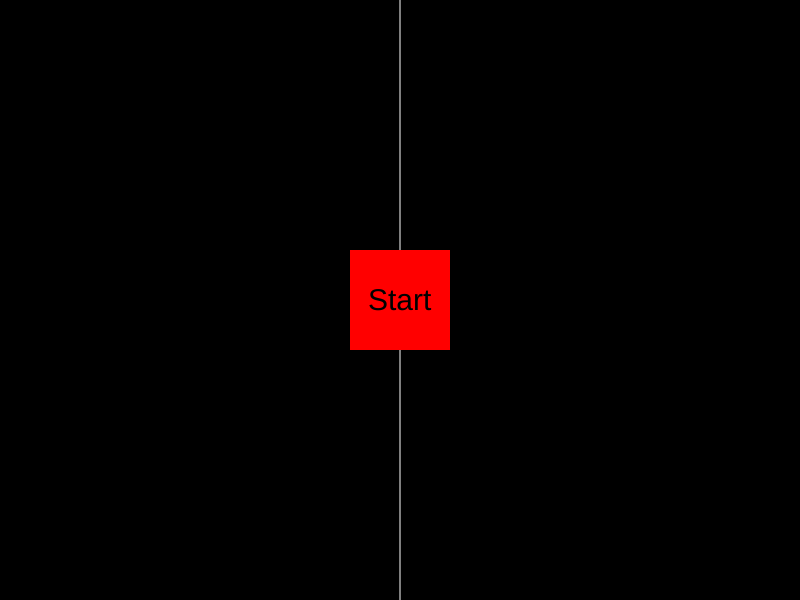
Frame 1 (no input)
Frame 60 (no input): identical to frame 1, image omitted
Frame 120 (the mouse pressed at the canvas centre since frame 60): identical to frame 1, image omitted

The p5.js sketch that drew this single still picture (run headless with seeded random() and noise() and a simulated clock; from frame 60 on, the mouse is pressed at the canvas centre):

// p5.js sketch
// ── sketch.js
let ballXPos = 400
let ballYPos = 300
let ballLeft
let ballTop
let ballBottom
let ballSpeed = 3
let ballXChange = 1
let ballYChange = 1

let paddleXPos = 50
let paddleYPos = 300
let paddleTop
let paddleBottom
let paddleRight
let paddleLeft
let paddleSpeed = 3

let score = 0
let trueScore = 0
let scoreToGet = 5
let lives = 3

let round = 1

let state = 1

function setup() {
    createCanvas(800, 600)
    rectMode(CENTER)

}

function draw() {
    background(0)
    
    stroke(255)
    line(400, 0, 400, 600)
    noStroke()

    if (state == 1) {
        fill(255, 0, 0)
        rect(400, 300, 100, 100)
        textSize(30)
        fill(0)
        text("Start", 368, 310)
        paddleYPos = 300
        ballYChange = 1
        ballXChange = 1
    }

    if (state == 2){
    fill(255, 0, 0)
    rect(paddleXPos, paddleYPos, 20, 100)

    fill(0, 0, 255)
    rect(790, 300, 20, 600)

    fill(255)
    ellipse(ballXPos, ballYPos, 25, 25)

    

    paddleTop = paddleYPos - 50
    paddleBottom = paddleYPos + 50
    paddleRight = paddleXPos + 10
    paddleLeft = paddleXPos - 10

    ballLeft = ballXPos - 12.5
    ballTop = ballYPos - 12.5
    ballBottom = ballYPos + 12.5

    ballXPos += ballSpeed * ballXChange
    ballYPos += ballSpeed * ballYChange

    if (ballXPos > 768.5) {
        ballXChange *= -1
    }
    if (ballYPos < 12.5 || ballYPos > 587.5) {
        ballYChange *= -1
    }
    if (ballXPos < 12.5) {
        lives--
        state = 1
        ballXPos = 400
        ballYPos = 300
    }
    if (ballLeft < paddleRight && ballYPos > paddleTop && ballYPos < paddleBottom) {
        ballXChange = 1
        score++
    }
    if (ballBottom > paddleTop && ballXPos > paddleLeft && ballXPos < paddleRight) {
        ballXChange = 1
        ballYChange = -1
        score++
    }
    if (ballTop > paddleBottom && ballXPos > paddleLeft && ballXPos < paddleRight) {
        ballXChange = 1
        ballYChange = -1
        score++
    }

    if (keyIsDown(UP_ARROW)) {
        paddleYPos -= paddleSpeed
    }
    if (keyIsDown(DOWN_ARROW)) {
        paddleYPos += paddleSpeed
    }
    trueScore = score/ 3
    textSize(22)
    text("Your score is: " + trueScore + "/ " + scoreToGet, 320, 600)}
    text("Lives: " + lives, 25, 600)
    text("Round: " + round, 685, 600)

    if (lives == 0) {
        state = 3
    }

    if (state == 3) {
        background(0)
        fill(255)
        rect(415, 390, 140, 30)
        fill(255, 0, 0)
        textSize(150)
        text("You LOSE!", 30, 310)
        textSize(30)
        text("try again?", 350, 400)
    }

    if (trueScore == 5 && round == 1) {
        ballSpeed ++
        state = 4
        round = 2
        scoreToGet += 5
        paddleSpeed++
        ballYChange = 1
        ballXChange = 1
    }
    if (trueScore == 10 && round == 2) {
        ballSpeed ++
        state = 4
        round = 3
        scoreToGet += 5
        paddleSpeed++
        ballYChange = 1
        ballXChange = 1
    }
    if (trueScore == 15 && round == 3) {
        ballSpeed ++
        state = 4
        round = 4
        scoreToGet += 5
        paddleSpeed++
        ballYChange = 1
        ballXChange = 1
    }
    if (trueScore == 20 && round == 4) {
        ballSpeed ++
        state = 4
        round = 5
        scoreToGet += 5
        paddleSpeed++
        ballYChange = 1
        ballXChange = 1
    }

    if (state == 4) {
        textSize(110)
        fill(255)
        text("round " + eval(round - 1) + "cleared", 30, 310)
        textSize(22)
        fill(255)
        rect(395, 390, 190, 30)
        textSize(30)
        fill(0)
        text("go to round " + round, 305, 400)
        textSize(25)
        fill(255, 0, 0)
        text("score to pass level: " + scoreToGet, 280, 500)
        fill(0)
        paddleYPos = 300
        ballXPos = 400
        ballYPos = 300
    }

    
}

function mouseClicked() {
    if (state == 1 && mouseX > 350 && mouseX < 450 && mouseY > 250 && mouseY < 350) {
        state = 2
    }

    if (state == 3 && mouseX > 345 && mouseX < 485 && mouseY > 375 && mouseY < 405) {
        lives = 3
        state = 1
    }

    if (state == 4 && mouseX > 300 && mouseX < 490 && mouseY > 375 && mouseY < 405) {
        state = 2
        score = 0
    }
}

console.log(ballSpeed)
